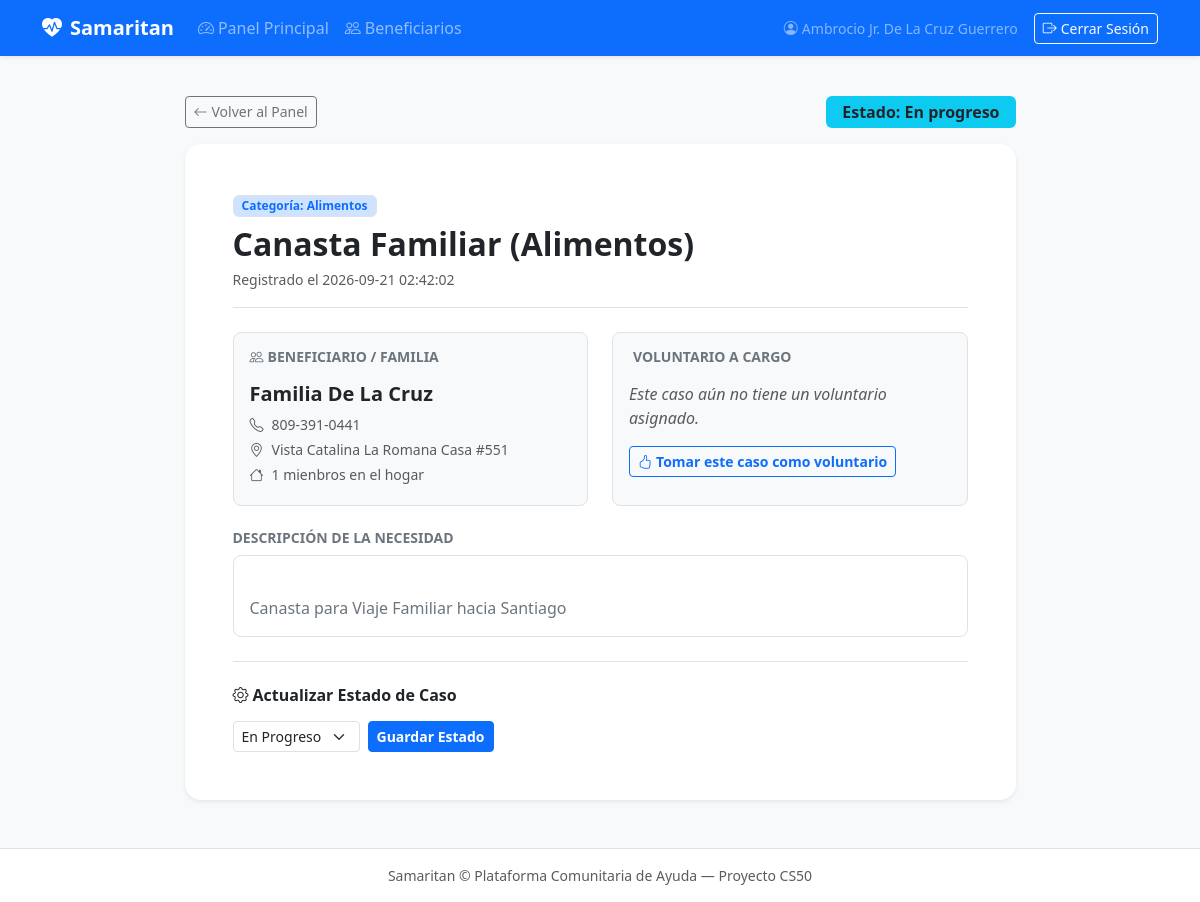
The app's page /cases/1 (signed in), older data.
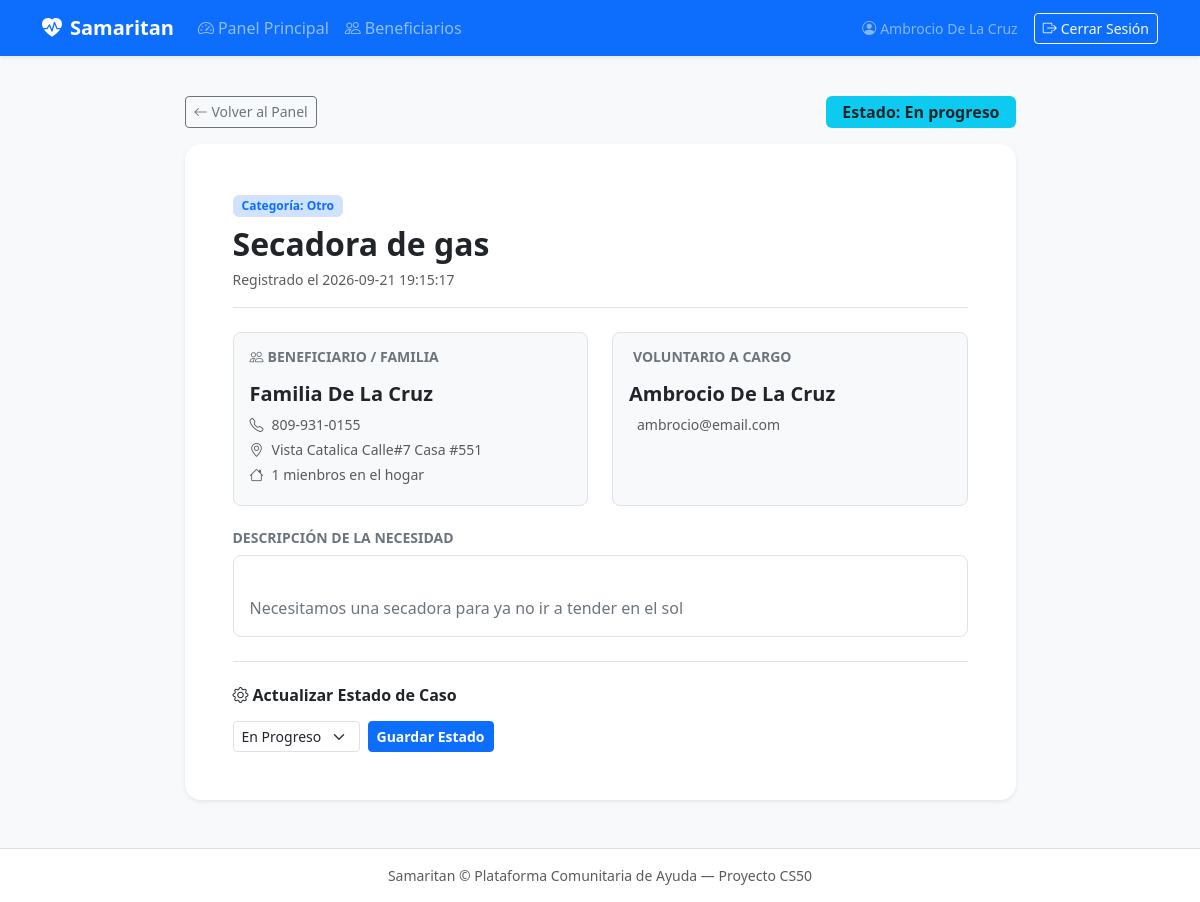
The same page, newer data.
### tables this page shows
CREATE TABLE cases (
    id INTEGER PRIMARY KEY AUTOINCREMENT,
    beneficiary_id INTEGER NOT NULL,
    case_type TEXT NOT NULL,
    category TEXT NOT NULL,
    status TEXT NOT NULL DEFAULT 'pending',
    volunteer_id INTEGER,
    description TEXT,
    created_at TIMESTAMP DEFAULT CURRENT_TIMESTAMP,
    FOREIGN KEY (beneficiary_id) REFERENCES beneficiaries(id) ON DELETE CASCADE,
    FOREIGN KEY (volunteer_id) REFERENCES users (id) ON DELETE SET NULL
);

CREATE TABLE beneficiaries (
    id INTEGER PRIMARY KEY AUTOINCREMENT,
    name TEXT NOT NULL,
    phone TEXT,
    location TEXT,
    household_size INTEGER DEFAULT 1,
    notes TEXT,
    created_at TIMESTAMP DEFAULT CURRENT_TIMESTAMP
);

CREATE TABLE users (
    id INTEGER PRIMARY KEY AUTOINCREMENT,
    name TEXT NOT NULL,
    email TEXT NOT NULL UNIQUE,
    hash TEXT NOT NULL,
    role TEXT NOT NULL DEFAULT 'volunteer',
    created_at TIMESTAMP DEFAULT CURRENT_TIMESTAMP
);

### app.py (the view)
@app.route("/cases/<int:case_id>")
@login_required
def case_detail(case_id):
  with get_db() as conn:
    case = conn.execute("""
      SELECT
        c.id, c.case_type, c.category, c.status, c.description, c.created_at ,
        b.id AS beneficiary_id, b.name AS beneficiary_name, b.phone AS beneficiary_phone,
        b.location AS beneficiary_location, b.household_size,
        u.id AS volunteer_id, u.name As volunteer_name, u.email AS volunteer_email
      FROM cases c
      JOIN beneficiaries b ON c.beneficiary_id = b.id
      LEFT JOIN users u ON c.volunteer_id = u.id
      WHERE c.id = ?;
      """,(case_id,)).fetchone()
    if case is None:
      flash("Case not found.", "error")
      return redirect("/")
  return render_template("case_detail.html", case=case)

### app.py (called while the page is built)
@app.after_request
def after_request(response):
    response.headers["Cache-Control"] = "no-cache, no-store, must-revalidate"
    response.headers["Expires"] = 0
    response.headers["Pragma"] = "no-cache"
    return response

### db.py (called while the page is built)
def get_db():
  if "db" not in g:
    g.db = sqlite3.connect(
      current_app.config["DATABASE"],
      detect_types=sqlite3.PARSE_DECLTYPES
    )
    g.db.row_factory = sqlite3.Row
  return g.db

def login_required(f):
  @wraps(f)
  def wrapper(*args, **kwargs):
    if session.get("user_id") is None:
      return redirect("/login")
    return f(*args, **kwargs)
  return wrapper

### templates/case_detail.html (shortened to what the changed rows need)
{% extends "layout.html" %}
{% block main %}
  <div class="row justify-content-center">
    <div class="col-12 col-lg-9">
      <div class="card border-0 shadow-sm rounded-4 bg-white mb-4">
        <div class="card-body p-4 p-md-5">
          <div class="d-flex justify-content-between align-items-start border-bottom pb-3 mb-4">
            <div>
              <span class="badge bg-primary-subtle text-primary border px-2 py-1 mb-2">
                Categoría: {{ case.category }}
              </span>
              <h2 class="fw-bold text-dark mb-1">{{ case.case_type }}</h2>
              <span class="text-muted small">Registrado el {{ case.created_at }}</span>
            </div>
          </div>
          <div class="row g-4 mb-4">
            <div class="col-12 col-md-6">
              <div class="p-3 bg-light rounded-3 h-100 border">
                <h6 class="fw-bold text-secondary text-uppercase small mb-3">
                  <i class="bi bi-people me-1"></i>Beneficiario / Familia
                </h6>
                <h5 class="fw-bold text-dark mb-2">{{ case.beneficiary_name }}</h5>
                <p class="mb-1 text-muted small">
                  <i class="bi bi-telephone me-2"></i>{{ case.beneficiary_phone or 'Sin teléfono'}}
                </p>
                <p class="mb-1 text-muted small">
                  <i class="bi bi-geo-alt me-2"></i>{{ case.beneficiary_location or 'Sin dirección especificada'}}
                </p>
                <p class="mb-1 text-muted small">
                  <i class="bi bi-house me-2"></i>{{ case.beneficiary_household_size or 1}} mienbros en el hogar
                </p>
              </div>
            </div>
            <div class="col-12 col-md-6">
              <div class="p-3 bg-light rounded-3 h-100 border">
                <h6 class="fw-bold text-secondary text-uppercase small mb-3">
                  Voluntario a Cargo
                </h6>
                  {% if case.volunteer_name %}
                    <h5 class="fw-bold text-dark mb-2">{{ case.volunteer_name }}</h5>
                    <p class="mb-1 text-muted small">
                      {{ case.volunteer_email}}
                    </p>
                  {% else %}
                    <p class="text-muted fst-italic mb-3">Este caso aún no tiene un voluntario asignado.</p>
                    <form action="/cases/{{ case['id'] }}/claim" method="post">
                        <button type="submit" class="btn btn-outline-primary btn-sm fw-semibold">
                            <i class="bi bi-hand-thumbs-up me-1"></i>Tomar este caso como voluntario
                        </button>
                    </form>
                  {% endif %}
              </div>
            </div>
          </div>
          <div class="mb-4">
            <div class="p-3 rounded-3 bg-white border">
              <p class="mb-0 text-secondary" style="white-space: pre-line;">
                {{ case.description if case.description else 'No se ingresaron detalles adicionales.' }}
              </p>
            </div>
          </div>
          <div class="border-top pt-4">
            <form action="/cases/{{ case.id }}/status" method="post" class="row g-2 align-items-center">
              <div class="col-auto">
                <select name="status" class="form-select form-select-sm">
                  <option value="in_progress" {% if case.status == 'in_progress' %}selected{% endif %}>En Progreso</option>
                </select>
              </div>
            </form>
          </div>
        </div>
      </div>
    </div>
  </div>
{% endblock %}

### templates/layout.html (shortened to what this page needs)
<!DOCTYPE html>
<html lang="en">
<head>
  <link href="https://cdn.jsdelivr.net/npm/bootstrap@5.3.3/dist/css/bootstrap.min.css" rel="stylesheet">
  <link href="https://cdn.jsdelivr.net/npm/bootstrap-icons@1.11.3/font/bootstrap-icons.min.css" rel="stylesheet">
</head>
<body class="bg-light d-flex flex-column min-vh-100">
    <nav class="navbar navbar-expand-lg navbar-dark bg-primary shadow-sm">
        <div class="container">
            <a class="navbar-brand fw-bold" href="/">
                <i class="bi bi-heart-pulse-fill me-2"></i>Samaritan
            </a>
            <div class="collapse navbar-collapse" id="navbarMain">
                {% if session["user_id"] %}
                    <ul class="navbar-nav me-auto mb-2 mb-lg-0">
                        <li class="nav-item">
                            <a class="nav-link" href="/"><i class="bi bi-speedometer2 me-1"></i>Panel Principal</a>
                        </li>
                        <li class="nav-item">
                            <a class="nav-link" href="/beneficiaries"><i class="bi bi-people me-1"></i>Beneficiarios</a>
                        </li>
                    </ul>
                    <ul class="navbar-nav ms-auto mb-2 mb-lg-0 align-items-center">
                        <li class="nav-item me-3 text-white-50 small">
                            <i class="bi bi-person-circle me-1"></i>{{ session.get("user_name", "Voluntario") }}
                        </li>
                        <li class="nav-item">
                            <form action="/logout" method="post">
                                <button type="submit" class="btn btn-outline-light btn-sm"><i class="bi bi-box-arrow-right me-1"></i>Cerrar Sesión</button>
                            </form>
                        </li>
                    </ul>
                {% endif %}
            </div>
        </div>
    </nav>
    <main class="container py-4 flex-grow-1">
        {% block main %}{% endblock %}
    </main>
    <footer class="bg-white border-top py-3 mt-auto text-center text-muted small">
        <div class="container">
            Samaritan &copy; Plataforma Comunitaria de Ayuda — Proyecto CS50
        </div>
    </footer>
</body>
</html>

Row changes from the older to the newer data that the page shows:
now on this page (row edited): users: get "Ambrocio De La Cruz", volunteer_name "Ambrocio De La Cruz", volunteer_email "ambrocio@email.com"
changed cases "En Progreso": category "Alimentos" → "Otro"; case_type "Canasta Familiar (Alimentos)" → "Secadora de gas"; created_at "2026-09-21 02:42:02" → "2026-09-21 19:15:17"; description "Canasta para Viaje Familiar hacia Santiago" → "Necesitamos una secadora para ya no ir a tender en el sol"
changed beneficiaries "Familia De La Cruz": phone "809-391-0441" → "809-931-0155"; location "Vista Catalina La Romana Casa #551" → "Vista Catalica Calle#7 Casa #551"
Text that changed along with them:
{{ session.get("user_name", "Voluntario") }}: "Ambrocio Jr. De La Cruz Guerrero" → (not shown)
text no longer shown: "Este caso aún no tiene un voluntario asignado. Tomar este caso como voluntario"
